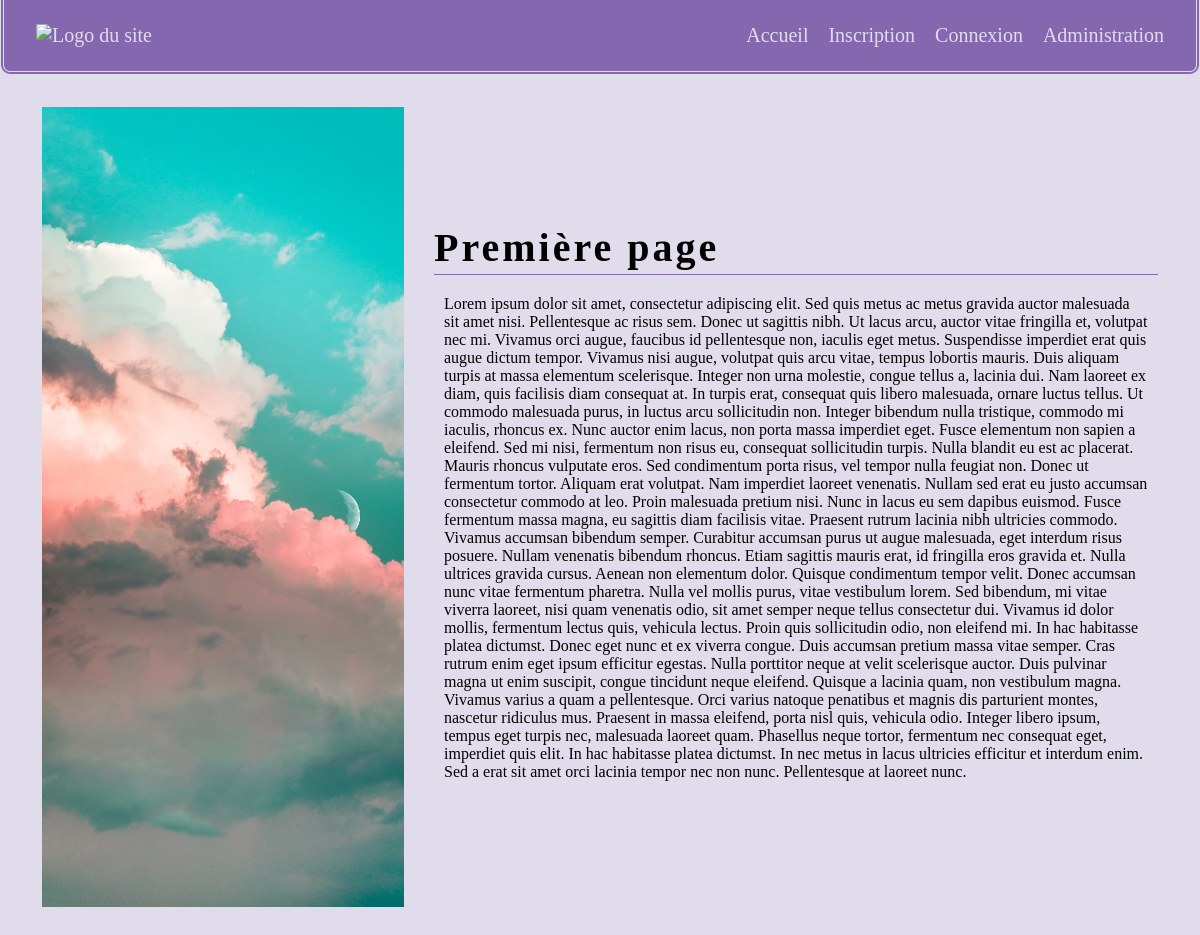
The page /detailpage.php?id=1 on the database its author committed.
### tables this page shows
CREATE TABLE IF NOT EXISTS `pages` (
  `id_page` int NOT NULL AUTO_INCREMENT,
  `titre_page` varchar(100) NOT NULL,
  `image_page` varchar(100) NOT NULL,
  `contenu_page` text NOT NULL,
  `date_page` date NOT NULL,
  `statut_page` varchar(100) NOT NULL COMMENT 'brouillon, en attente ou publié',
  PRIMARY KEY (`id_page`)
);

### detailpage.php (the view, shortened to what this page needs)
<?php
require_once "admin/connect.php";
$id = isset($_GET['id']) ? $_GET['id'] : null;
$reqDisplay = "SELECT titre_page, image_page, contenu_page, statut_page FROM pages WHERE id_page = :id";
$reqDisplay = $db->prepare($reqDisplay);
$reqDisplay->execute(array(
    "id" => $id,
));
$dataDisplay = $reqDisplay->fetch();
?>
<!DOCTYPE html>
<html lang="en">
<head>
    <link rel="stylesheet" href="css/global.css">
</head>
<body>
    <?php include_once "modules/header.php"; ?>
    <main>
    <?php
    if(isset($_GET['id']) && filter_var($id, FILTER_VALIDATE_INT) && $dataDisplay){
        ?>
    <article class="imgArticle">
        <img src="<?= $dataDisplay['image_page'] ?>" alt="Image de la page <?= $dataDisplay['titre_page'] ?>">
        <div>
            <h1 class="header"><?= $dataDisplay['titre_page'] ?></h1>
            <p><?= $dataDisplay['contenu_page'] ?></p>
        </div>
    </article>
<?php }
?>
</main>
</body>
</html>

### css/global.css (style rules this page uses)
:root { --background:#141416; --backgroundshadow:#070707; --backgroundfont:#fff; --highlight:#8567b0; --cardinner:#e1dceb; --card:#e1dceb; --cardfont:#000000 }
* { margin:0; font-family: calibri, serif; }
img { width:100% }
body { background:var(--card); max-width:1200px; margin:auto }
p { margin:10px }
h1 { color:var(--highlight) }
main { background:var(--cardinner); border-top:0; color:var(--cardfont); margin:0 10px 10px 10px; border-radius:0 0 5px 5px; padding:2rem; }
.header { color:var(--cardfont); font-size:40px; letter-spacing: 3px; border-bottom:1px solid var(--highlight); padding-bottom:3px; margin-bottom:20px; }
.imgArticle { display:grid; grid-template-columns: 1fr 2fr; gap:30px; position:sticky!important; top:0 }
.imgArticle div { margin:auto; }
.imgArticle img { height:100vh; width:100%; object-fit:cover; }

### rows shown on the page
pages: image_page (picture), titre_page "Première page", contenu_page "Lorem ipsum dolor sit amet, consectetur adipiscing elit. Sed quis metus ac metus gravida auctor malesuada sit amet nisi. Pellentesque ac risus sem. Donec ut sagittis nibh. Ut lacus arcu, auctor vitae fringilla et, volutpat nec mi. Vivamus orci augue, faucibus id pellentesque non, iaculis eget metus. Suspendisse imperdiet erat quis augue dictum tempor. Vivamus nisi augue, volutpat quis arcu vitae, tempus lobortis mauris. Duis aliquam turpis at massa elementum scelerisque. Integer non urna molestie, congue tellus a, lacinia dui. Nam laoreet ex diam, quis facilisis diam consequat at. In turpis erat, consequat quis libero malesuada, ornare luctus tellus. Ut commodo malesuada purus, in luctus…"
